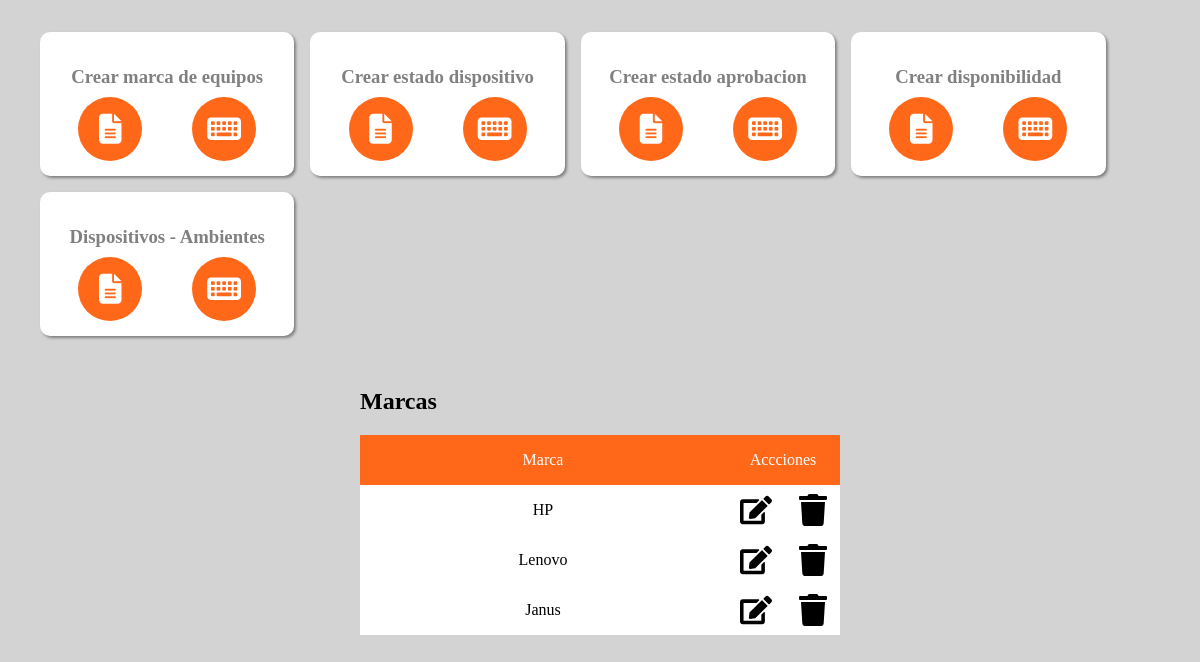
/Roles/admi/pag_admin/otro.php, run on the app's committed database.
### tables this page shows
CREATE TABLE `marca` (
  `id_marca` int(3) NOT NULL,
  `nom_marca` varchar(25) NOT NULL
);

### Roles/admi/pag_admin/otro.php (the view, shortened to what this page needs)
<?php
    require_once './../../../includes/conexion.php';
?>
<!DOCTYPE html>
<html lang="es">
<head>
    <link rel="stylesheet" href="https://cdn.jsdelivr.net/npm/@fortawesome/fontawesome-free@5.15.3/css/fontawesome.min.css">
    <link rel="stylesheet" href="../../css/formularios2.css">
    <link rel="stylesheet" href="./pag_admin/css/equipos.css">
    <link rel="stylesheet" href="./../../css/tablas.css">
</head>
<body>
    <section class="cards">
        <div class="card">
            <h3>Crear marca de equipos</h3>
            <div class="botones">
                <button class="aparecerotros formula1" data-form="form"> <i class="aparecerotros formula1 fa fa-file-alt" title="Mostrar Datos marca de equipos" data-form="form"></i></button>
                <button class="aparecerotros formula5" data-form="formu4"> <i class="aparecerotros formula5 fa fa-keyboard" title="Registrar dato marca de equipo" data-form="formu4"></i> </button>
            </div>
        </div>
        <div class="card">
            <h3>Crear estado dispositivo</h3>
            <div class="botones">
                <button class="aparecerotros formula2" data-form="formu1"> <i class="aparecerotros formula2 fa fa-file-alt" title="Mostrar Datos estados dispositivos" data-form="formu1"></i></button>
                <button class="aparecerotros formula6" data-form="formu5"> <i class="aparecerotros formula6 fa fa-keyboard" title="Registrar dato estado dispositivo" data-form="formu5"></i> </button>
            </div>
        </div>
        <div class="card">
            <h3>Crear estado aprobacion</h3>
            <div class="botones">
                <button class="aparecerotros formula3" data-form="formu2"> <i class="aparecerotros formula3 fa fa-file-alt" title="Mostrar Datos de estados de aprobacion" data-form="formu2"></i>  </button>
                <button class="aparecerotros formula7" data-form="formu6"> <i class="aparecerotros formula7 fa fa-keyboard" title="Registrar dato estado de aprobacion" data-form="formu6"></i> </button>
            </div>
        </div>
        <div class="card">
            <h3>Crear disponibilidad</h3>
            <div class="botones">
                <button class="aparecerotros formula4" data-form="formu3"> <i class=" aparecerotros formula4 fa fa-file-alt" title="Mostrar Datos de estados de disponibilidad" data-form="formu3"></i>  </button>
                <button class="aparecerotros formula8" data-form="formu7"> <i class="aparecerotros formula8 fa fa-keyboard" title="Registrar dato de estado de disponibilidad" data-form="formu7"></i> </button>
            </div>
        </div>
        <div class="card">
            <h3>Dispositivos - Ambientes </h3>
            <div class="botones">
                <button class="aparecerotros formula9" data-form="formu9"> <i class="aparecerotros formula9 fa fa-file-alt" title="Mostrar Datos Dispositivos ambientes de equipos" data-form="formu9"></i></button>
                <button class="aparecerotros formula10" data-form="formu10"> <i class="aparecerotros formula10 fa fa-keyboard" title="Registrar dato Dispositivos ambientes  de equipo" data-form="formu10"></i> </button>
            </div>
        </div>
    </section>
    <div class="forms">
        <div class="form tablas">
            <h2>Marcas</h2>
            <table class="tablamarca" border=1 cellspacing="0">
                <tr class="header">
                    <td>Marca</td>
                    <td class="acciones"> Accciones </td>
                </tr>
                <?php
            $con = "SELECT * from marca";
            $m = mysqli_query($mysqli, $con);
            while($eh = mysqli_fetch_array($m)){
            ?>
                <tr class="datos">
                    <td><?php echo $eh['nom_marca']?></td>
                    <td class="imgs">
                        <img src="./../../assets/edit-solid.svg" alt="editar" title="editar" class="edit marca" data-marca="<?php echo $eh['id_marca']; ?>">
                        <img src="./../../assets/trash-solid.svg" alt="eliminar" title="eliminar" class="remove marca" data-marca="<?php echo $eh['id_marca']; ?>">
                    </td>
                </tr>
                <?php
            }
            ?>
            </table>
        </div>
    </div>
</body>
</html>

### css/formularios2.css (style rules this page uses)
body { background: lightgray; }

### Roles/admi/pag_admin/css/equipos.css (style rules this page uses)
.forms { display: flex; justify-content: center; padding: auto; gap: 2rem 0; }
.tablas table, table { background-color: #ffffff; border:none; border-spacing: 0; outline: 0; width: 40vw; }
.tablas table td, table td { height: 3rem; border: none; }
.tablas table td .acciones, table .acciones { width: 7rem; }
.datos td img { cursor: pointer; width: 4vh; height: 4vh; }
.datos .imgs { width: 100%; display: flex; justify-content: space-around; align-items: center; }
.form { display: block; }
.cards { width: 90%; margin: 2rem 2rem; display: grid; gap: 1rem; grid-template-columns: repeat( auto-fit, minmax(250px , 1fr) ); padding: auto; }
.cards .card { height:9rem; background-color: #ffffff; display: flex; flex-direction: column; justify-content: space-evenly; align-items: center; box-shadow: 2px 2px 3px gray; border-radius: 10px; }
.cards .card h3 { color: gray; }
.cards .card .botones { width: 70%; display:flex; justify-content: space-between; margin-top: -25px; }
.cards .card .botones button { background-color: #FF6719; color:#ffffff; cursor: pointer; border: none; outline: 0; width: 4rem; height: 4rem; border-radius: 50%; }
.cards .card .botones .fa { font-size: 30px; }
.header { background-color: #FF6719; }

### css/tablas.css (style rules this page uses)
.tablamarca { width:30%; text-align:center; }
.header { background-color:#FF6719; color: white; }

### data on the page
marca: nom_marca "HP"
marca: nom_marca "Lenovo"
marca: nom_marca "Janus"
